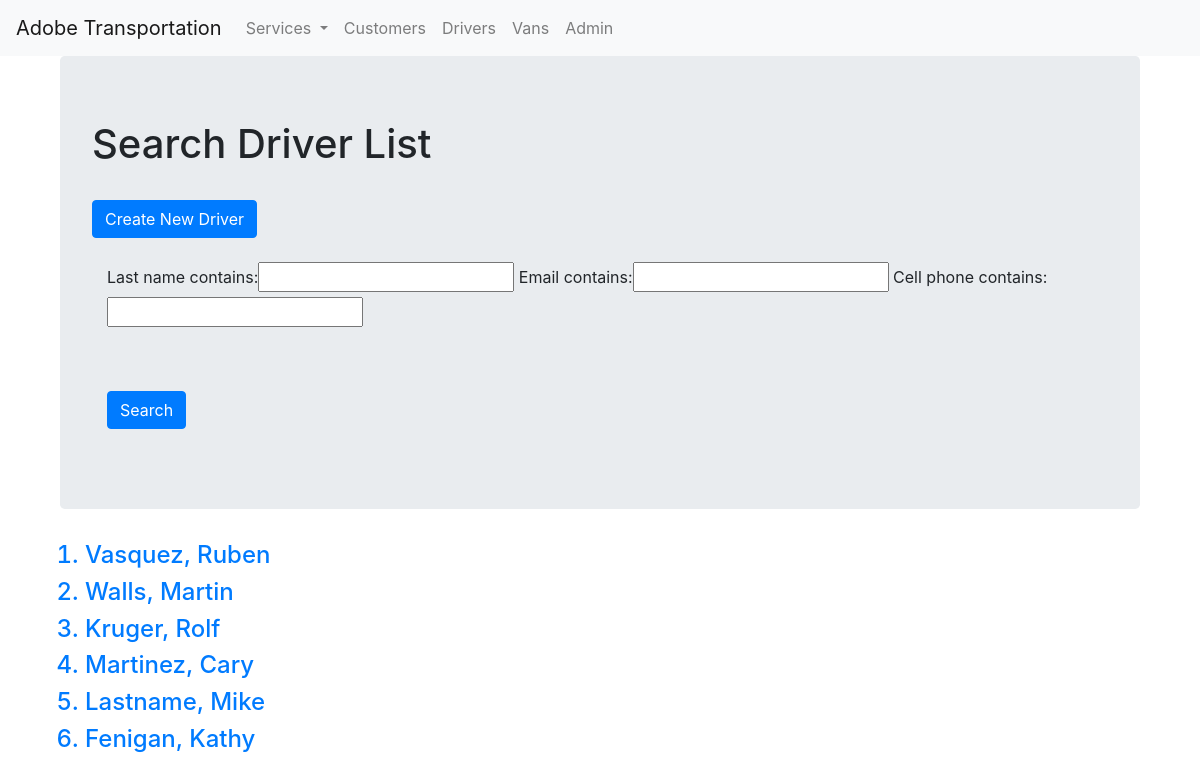
Page /basic_app/driver_list/ on the committed database.
### basic_app/models.py (models this page shows, shortened)
class Driver(models.Model):
	first_name = models.CharField(max_length=128, blank=False)
	last_name = models.CharField(max_length=128, blank=False)
	email = models.CharField(max_length=128, blank=True)
	cell_phone = models.CharField(max_length=20, blank=True)
	address = models.CharField(max_length=50, blank=True)
	city = models.CharField(max_length=50, blank=True)
	state = models.CharField(max_length=50, blank=True)
	zip_code = models.CharField(max_length=20, blank=True)
	dl_num = models.CharField(max_length=50, blank=True)

### basic_app/views.py (the view)
# urls.py: path('driver_list/', views.DriverListView.as_view(), name='driver_list'),
class DriverListView(ListView):#(ListView):
	context_object_name = 'driver_list'
	model = models.Driver
	def get_context_data(self, **kwargs):
		context = super().get_context_data(**kwargs)
		context['filter'] = DriverInfoFilter(self.request.GET, queryset= self.get_queryset())
		return context

### basic_app/templates/basic_app/driver_list.html
<!DOCTYPE html>
{% extends "basic_app/base.html" %}
{% block body_content %}
<div class="container">
	<div class="jumbotron">
		<h1>Search Driver List</h1><br>  <a href="#"><button class="btn btn-primary">Create New Driver</button></a><br><br>
			<form method="GET">
					<div class="container">
						<p>{{ filter.form|bootstrap }}</p>
					</div><br><br>
					<div class="container"><p><button type="submit" class="btn btn-primary">Search</button></p></div>
			</form>
	</div>
</div>
<ol>
	{% for driver in filter.qs %}
	<h4><a href="{{driver.id}}"><li>{{ driver.last_name }}, {{ driver.first_name }}</li></a></h4>
	{% endfor %}
</ol>
{% endblock %}

### templates/basic_app/base.html (shortened to what this page needs)
<!doctype html>
<html lang="en">
  <head>
    <link rel="stylesheet" href="https://maxcdn.bootstrapcdn.com/bootstrap/4.0.0/css/bootstrap.min.css">
</head>
<body>
<nav class="navbar navbar-expand-lg navbar-light bg-light">
  <a class="navbar-brand" href="{% url 'basic_app:index' %}">Adobe Transportation</a></a>
  <div class="collapse navbar-collapse" id="navbarNavDropdown">
    <ul class="navbar-nav">
      <li class="nav-item dropdown">
        <a class="nav-link dropdown-toggle" href="#" id="navbarDropdownMenuLink" data-toggle="dropdown" aria-haspopup="true" aria-expanded="false">
         Services
        </a>
      </li>
      <li class="nav-item">
        <a class="nav-link" href="{% url 'basic_app:list' %}">Customers</a>
      </li>
          <li class="nav-item">
        <a class="nav-link" href="{% url 'basic_app:driver_list' %}">Drivers</a>
      </li>
        <li class="nav-item">
        <a class="nav-link" href="{% url 'basic_app:van_list' %}">Vans</a>
      </li>
      <li class="nav-item">
        <a class="nav-link" href="{% url 'admin:index' %}">Admin</a>
      </li>
    </ul>
  </div>
</nav>
<div class="container">
	{% block body_content %}{% endblock %}
</div>
  </body>
</html>

### rows in the picture
Driver: last_name "Vasquez", first_name "Ruben"
Driver: last_name "Walls", first_name "Martin"
Driver: last_name "Kruger", first_name "Rolf"
Driver: last_name "Martinez", first_name "Cary"
Driver: last_name "Lastname", first_name "Mike"
Driver: last_name "Fenigan", first_name "Kathy"
